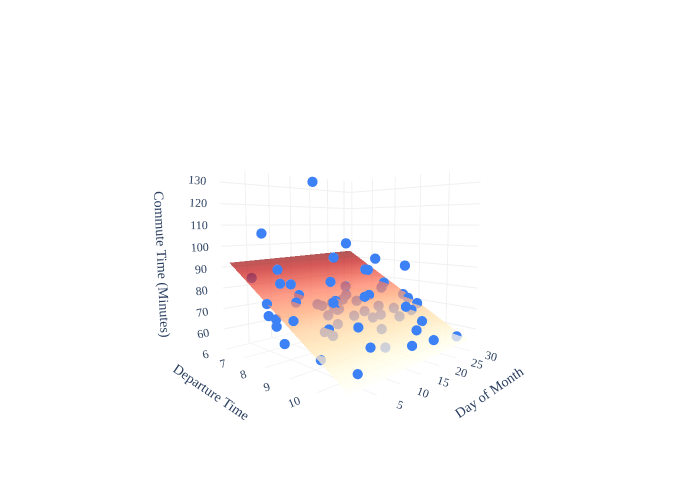

Here is the notebook cell this chart was saved with:
### Markdown cell above
We want to use the first two columns to predict the third. What would the hypothesis function for such a model look like? Previously, we had:

$$\underbrace{h(\text{departure hour}_i)}_{\text{predicted commute time } i} = w_0 + w_1 \cdot\text{departure hour}_i$$

Now, a linear model that involves **both** features would look like:

$$h(\text{departure hour}_i, \text{dom}_i) = w_0 + w_1 \cdot\text{departure hour}_i + w_2 \cdot\text{dom}_i$$

This is called a **multiple linear regression** model, since it uses multiple features. (To keep the equation short, I've used $\text{dom}$ to refer to the day of the month.)

The first hypothesis function, with one input variable, looked like a line in two dimensions. Our new multiple linear regression model looks like a **plane in three dimensions!**

### Code cell
from sklearn.linear_model import LinearRegression
import numpy as np
import plotly.graph_objs as go

# Prepare features and target
X = df[['departure_hour', 'day_of_month']].values
y = df['minutes'].values

# Fit linear regression
model = LinearRegression()
model.fit(X, y)

# Create grid for plane
departure_hour_range = np.linspace(df['departure_hour'].min(), df['departure_hour'].max(), 30)
day_of_month_range = np.linspace(df['day_of_month'].min(), df['day_of_month'].max(), 30)
dh_grid, dom_grid = np.meshgrid(departure_hour_range, day_of_month_range)
X_grid = np.c_[dh_grid.ravel(), dom_grid.ravel()]
y_pred_grid = model.predict(X_grid).reshape(dh_grid.shape)

# Scatter plot for data points
scatter = go.Scatter3d(
    x=df['departure_hour'],
    y=df['day_of_month'],
    z=df['minutes'],
    mode='markers',
    marker=dict(size=6, color='#3d81f6'),
    name='Data'
)

# Surface plot for regression plane
surface = go.Surface(
    x=dh_grid,
    y=dom_grid,
    z=y_pred_grid,
    colorscale='OrRd',
    opacity=0.7,
    showscale=False,
    name='Prediction Plane'
)

fig = go.Figure(data=[surface, scatter])
fig.update_layout(
    scene=dict(
        xaxis_title='Departure Time',
        yaxis_title='Day of Month',
        zaxis_title='Commute Time (Minutes)',
        xaxis=dict(
            backgroundcolor='white',
            gridcolor='#f0f0f0',
            zerolinecolor='#f0f0f0'
        ),
        yaxis=dict(
            backgroundcolor='white',
            gridcolor='#f0f0f0',
            zerolinecolor='#f0f0f0'
        ),
        zaxis=dict(
            backgroundcolor='white',
            gridcolor='#f0f0f0',
            zerolinecolor='#f0f0f0'
        ),
        bgcolor='white'
    ),
    scene_camera=dict(
        eye=dict(x=1.5, y=-1.5, z=0.2)
    ),
    font=dict(family='Palatino, serif', size=12),
    height=500,
    width=700
)
fig.show()

### Figure 1 — Plotly figure (JSON) as saved in the notebook; plotly's stock layout.template omitted (floating-point values rounded to 4 significant figures; data arrays with more than 128 entries replaced by an {"elided": "..."} marker saying what was removed)
{"data": [{"colorscale": [[0, "rgb(255,247,236)"], [0.125, "rgb(254,232,200)"], [0.25, "rgb(253,212,158)"], [0.375, "rgb(253,187,132)"], [0.5, "rgb(252,141,89)"], [0.625, "rgb(239,101,72)"], [0.75, "rgb(215,48,31)"], [0.875, "rgb(179,0,0)"], [1, "rgb(127,0,0)"]], "name": "Prediction Plane", "opacity": 0.7, "showscale": false, "type": "surface", "x": {"elided": "30x30 float values"}, "y": {"elided": "30x30 float values"}, "z": {"elided": "30x30 float values"}}, {"marker": {"color": "#3d81f6", "size": 6}, "mode": "markers", "name": "Data", "type": "scatter3d", "x": [10.82, 7.75, 8.45, 7.133, 9.15, 8.167, 9.2, 6.05, 8.217, 9.283, 8.033, 9.517, 7.967, 9.883, 7.9, 7.85, 7.933, 7.95, 8.55, 8.433, 9.75, 8.617, 8.467, 10.47, 8.233, 8.483, 7.967, 8.25, 7.833, 8.4, 8.9, 10.53, 10.57, 10.78, 9.133, 7.95, 8.317, 8.433, 8.4, 8.95, 8.583, 8.75, 9.733, 8.717, 10.58, 9.55, 9.083, 7.833, 8.8, 8.983, 6.133, 6.45, 7.75, 8.217, 7.783, 8.083, 7.683, 7.467, 7.6, 7.767, 7.517, 7.55, 7.583, 7.45, 7.6], "y": [15, 16, 22, 23, 30, 14, 19, 20, 26, 27, 6, 11, 17, 25, 1, 28, 29, 18, 19, 21, 2, 9, 12, 17, 30, 31, 1, 2, 3, 20, 28, 30, 4, 5, 7, 11, 12, 13, 2, 9, 11, 15, 16, 18, 22, 23, 25, 29, 30, 1, 5, 6, 8, 12, 13, 15, 16, 19, 20, 22, 27, 29, 4, 5, 7], "z": [68.0, 94.0, 63.0, 100.0, 69.0, 74.0, 61.0, 134.0, 62.0, 67.0, 76.0, 67.0, 73.0, 64.0, 77.0, 65.0, 78.0, 75.0, 75.0, 75.0, 60.0, 63.0, 72.0, 59.0, 64.0, 72.0, 72.0, 86.0, 66.0, 67.0, 89.0, 56.0, 57.0, 67.0, 67.0, 73.0, 84.0, 64.0, 61.0, 77.0, 60.0, 68.0, 56.0, 89.0, 59.0, 71.0, 64.0, 75.0, 71.0, 73.0, 84.0, 106.0, 78.0, 68.0, 71.0, 69.0, 71.0, 66.0, 78.0, 70.0, 85.0, 91.0, 68.0, 90.0, 83.0]}], "layout": {"font": {"family": "Palatino, serif", "size": 12}, "height": 500, "scene": {"bgcolor": "white", "camera": {"eye": {"x": 1.5, "y": -1.5, "z": 0.2}}, "xaxis": {"backgroundcolor": "white", "gridcolor": "#f0f0f0", "title": {"text": "Departure Time"}, "zerolinecolor": "#f0f0f0"}, "yaxis": {"backgroundcolor": "white", "gridcolor": "#f0f0f0", "title": {"text": "Day of Month"}, "zerolinecolor": "#f0f0f0"}, "zaxis": {"backgroundcolor": "white", "gridcolor": "#f0f0f0", "title": {"text": "Commute Time (Minutes)"}, "zerolinecolor": "#f0f0f0"}}, "width": 700}}
